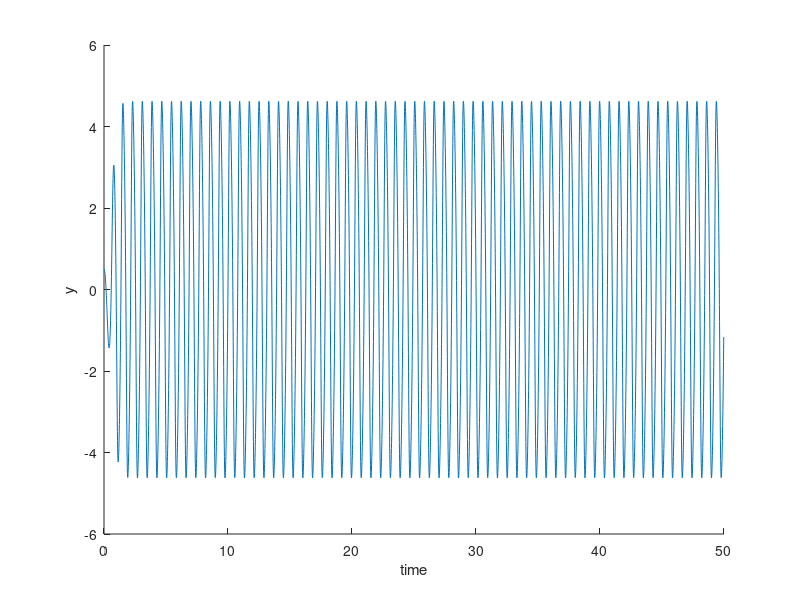
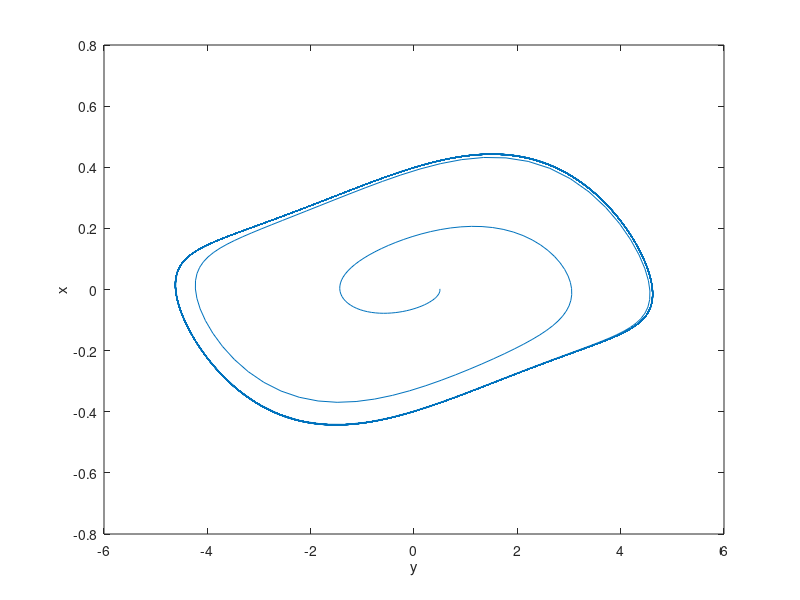

MATLAB code to generate these figures, in order:
%%% Van der Pol oscillator
%%%    x'=(landa-y^2)*x-p^2*y
%%%    y'=x
%%% ref: Balanov, Alexander, et al. Synchronization: From Simple to Complex. Springer, 2009.

clear all;close all

landa=5.5;  % bifurcation parameter
p =8;   % determines the frequency of oscilations

y=0.5;  % initial condtion
x=0.5;  % initial condtion
out(1)=y;  % initial condtion


dt = 0.01;   
t = -0.01;
T_start=2;
T_end=5000;

for i= T_start:T_end
   t = t + dt;
   time(i)=t;
   x=dt*((landa-y.^2)*x-p.^2*y)+ x;
   y = dt*x + y;

   out(i)=y;   % keeping the output in differernt time steps
end
   
figure;
hold on

plot (time, out)  % time domain
xlabel('time');ylabel ('y')
figure
plot(out(1:end-1),diff(out))  % phase space
xlabel('y');ylabel ('x')
